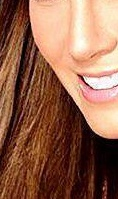
#> input picture sample_cuts/pred/000001.jpg, 118 x 199 px, found by its file name
$ jupyter execute FaceDetectionCV.ipynb
#> lines starting #> are read from the running program, lines starting #| are printed output that depends on the picture
This is a Face Detection implemented using OpenCV libraries, it is going to be used to compare its results with ours, serving as a baseline.

[cell 1]
import cv2
import numpy as np
import matplotlib.pyplot as plt

[cell 2]
face_cascade = cv2.CascadeClassifier('data/lbpcascade_frontalface.xml')

[cell 3]
image = cv2.imread('sample_imgs/raw/000001.jpg')
#> image is the input picture: shape (199, 118, 3); mean B, G, R 78.2, 100.6, 147.4
gray = cv2.cvtColor(image, cv2.COLOR_BGR2GRAY)
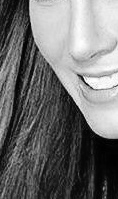
#> gray: shape (199, 118); min 0, max 255, mean 112.1

# Face detection
faces = face_cascade.detectMultiScale(gray, scaleFactor=1.1, minNeighbors=5)
#> faces = ()
image_faces = image.copy()

# Puts a rectangle around the faces
for (x, y, w, h) in faces:
    cv2.rectangle(image_faces, (x, y), (x+w, y+h), (255, 0, 0), 2)
#> this loop made 0 passes

plt.imshow(image_faces)


$ run again, with sample_cuts/pred/000002.jpg copied over sample_cuts/pred/000001.jpg
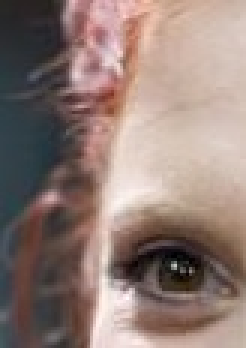
#> input picture sample_cuts/pred/000002.jpg, 82 x 116 px, found by its file name (shown 3 times larger)
#> image is the input picture: shape (116, 82, 3); mean B, G, R 117.5, 124.3, 144.4
#> `gray = cv2.cvtColor(image, cv2.COLOR_BGR2GRAY)`:
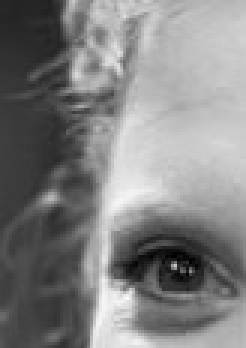
#> gray: shape (116, 82) (shown 3 times larger); min 0, max 251, mean 129.5
#> faces = ()

$ run again, with sample_cuts/pred/000003.jpg copied over sample_cuts/pred/000001.jpg
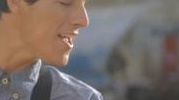
#> input picture sample_cuts/pred/000003.jpg, 179 x 100 px, found by its file name
#> image is the input picture: shape (100, 179, 3); mean B, G, R 104.6, 110.1, 121.8
#> `gray = cv2.cvtColor(image, cv2.COLOR_BGR2GRAY)`:
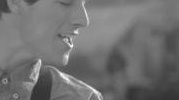
#> gray: shape (100, 179); min 48, max 253, mean 113
#> faces = ()

$ run again, with sample_cuts/pred/000004.jpg copied over sample_cuts/pred/000001.jpg
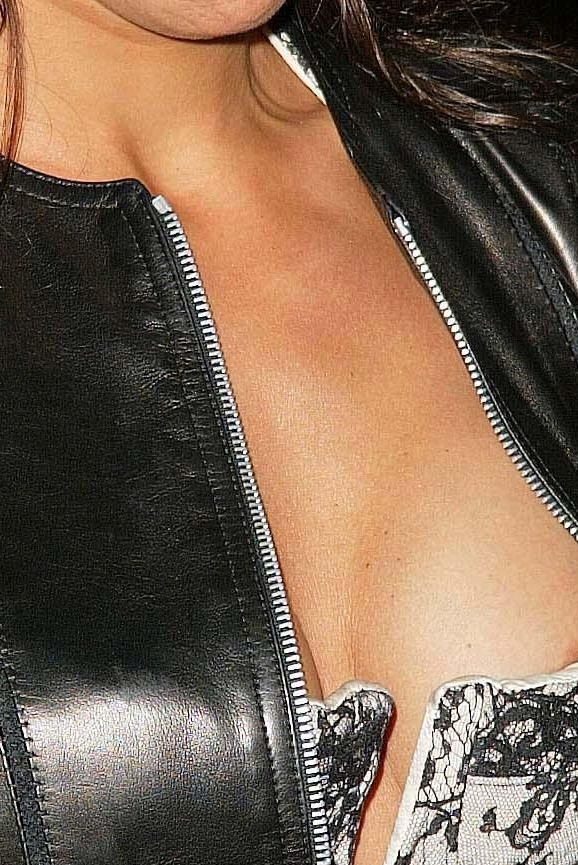
#> input picture sample_cuts/pred/000004.jpg, 578 x 865 px, found by its file name
#> image is the input picture: shape (865, 578, 3); mean B, G, R 81.3, 100.2, 123.4
#> `gray = cv2.cvtColor(image, cv2.COLOR_BGR2GRAY)`:
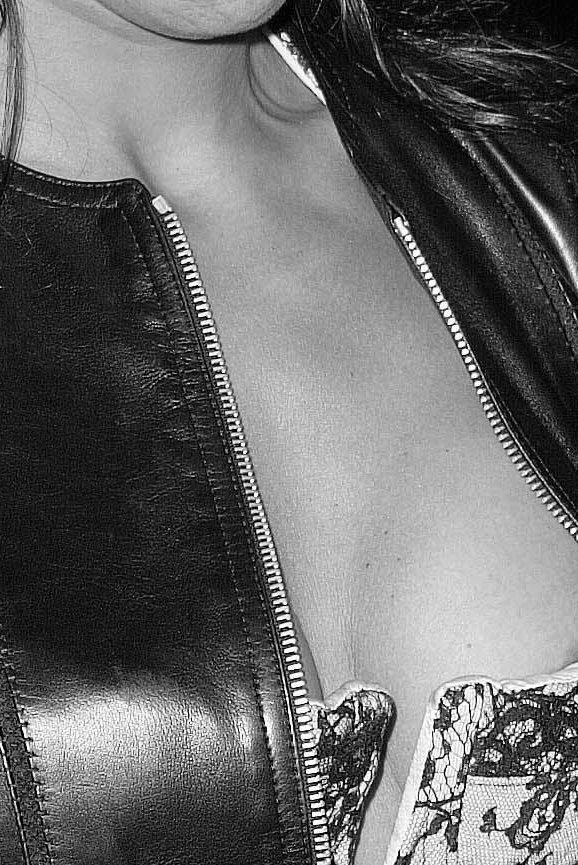
#> gray: shape (865, 578); min 0, max 255, mean 105
#> faces = ()
